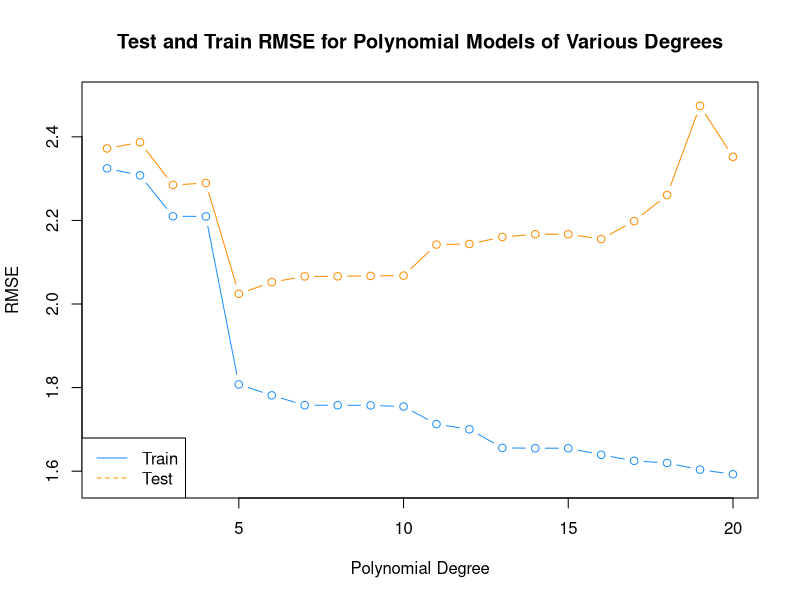

Recreate this plot in R.
## ---- chunk 1
hw02_train<-read.csv('hw02-train-data.csv')
hw02_test<-read.csv('hw02-test-data.csv')
## ---- chunk 2
fit_poly = function(degree = 1, data) {
lm(y ~ poly(x, degree = degree), data = data)
}
## ---- chunk 3
rmse = function(actual, predicted) {
  sqrt(mean((actual - predicted) ^ 2))
}
## ---- chunk 4
get_rmse = function(model, data, response) {
  rmse(actual = data[, response], 
       predicted = predict(model, data))
}
## ---- chunk 5
degrees = 1:20
model = lapply(degrees, fit_poly, data = hw02_train)
## ---- chunk 6
trn_rmse = sapply(model, get_rmse, data = hw02_train, response = "y")
tst_rmse = sapply(model, get_rmse, data = hw02_test, response = "y")
## ---- chunk 7
plot(degrees, trn_rmse, type = "b", 
     ylim = c(min(c(trn_rmse, tst_rmse)) - 0.02, 
              max(c(trn_rmse, tst_rmse)) + 0.02), 
     col = "dodgerblue", 
     xlab = "Polynomial Degree",
     ylab = "RMSE",
     main = "Test and Train RMSE for Polynomial Models of Various Degrees")
lines(degrees, tst_rmse, type = "b", col = "darkorange")
legend("bottomleft", c("Train", "Test"), lty = c(1, 2),
       col = c("dodgerblue", "darkorange"))
## ---- chunk 8
which.min(tst_rmse)
## ---- chunk 9
library(FNN)
k = seq(5, 50, by = 5)
## ---- chunk 10
make_knn_pred = function(k = 1, training, predicting) {
  pred = FNN::knn.reg(train = training["x"], 
                      test = predicting["x"], 
                      y = training$y, k = k)$pred
  act  = predicting$y
  rmse(predicted = pred, actual = act)
}
## ---- chunk 11
knn_trn_rmse = sapply(k, make_knn_pred, 
                      training = hw02_train, 
                      predicting = hw02_train)
## ---- chunk 12
knn_tst_rmse = sapply(k, make_knn_pred, 
                      training = hw02_train, 
                      predicting = hw02_test)
## ---- chunk 13
best_k = k[which.min(knn_tst_rmse)]
## ---- chunk 14
fit_status = ifelse(k < best_k, "Over", ifelse(k == best_k, "Best", "Under"))
## ---- chunk 15
knn_results = data.frame(
  k,
  round(knn_trn_rmse, 2),
  round(knn_tst_rmse, 2),
  fit_status)
colnames(knn_results) = c("K", "Train RMSE", "Test RMSE", "Fitting")
## ---- chunk 16
knitr::kable(knn_results)
